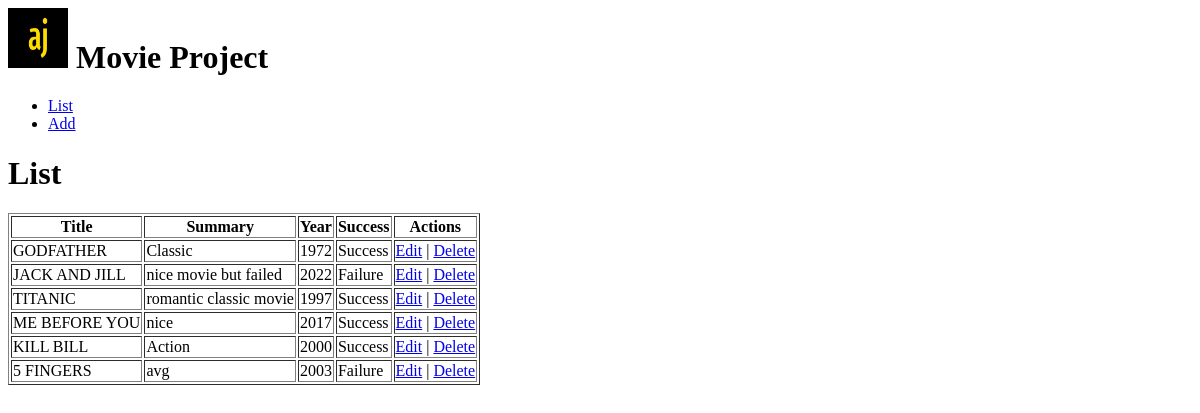
The page /list/ on the database as committed earlier.
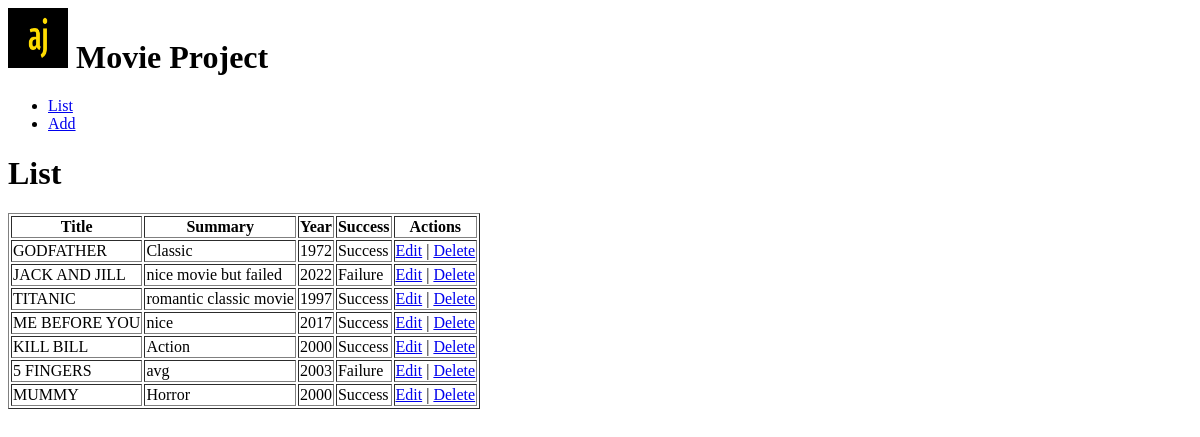
The same page on the database as committed later.
### module2/models.py (models this page shows, shortened)
class moovie_tablepy(models.Model):
    Title=models.CharField(max_length=100)
    Year=models.IntegerField()
    Summary=models.TextField(max_length=1000)
    Success=models.BooleanField()

### module2/views.py (the view)
# urls.py: path('list/', views.print_hello),
def print_hello(request):
    movie_data= moovie_tablepy.objects.all()
    return render(request,'list.html', {'movies': movie_data})

### templates/list.html
{% extends "header.html" %}
{% block codeblock %}
<h1>List</h1>
<table border="1">
  <thead>
    <tr>
      <th>Title</th>
      <th>Summary</th>
      <th>Year</th>
      <th>Success</th>
      <th>Actions</th>
    </tr>
  </thead>
  <tbody>
    {% for movie_obj in movies %}
    <tr>
      <td>{{ movie_obj.Title | upper }}</td>
      <td>{{ movie_obj.Summary | default:'No data available' }}</td>
      <td>{{ movie_obj.Year }}</td>
      <td>
        {% if movie_obj.Success %}
          Success
        {% else %}
          Failure
        {% endif %}
      </td>
      <td>
        <a href="/edit/{{ movie_obj.id}}">Edit</a> |
        <a href="/delete/{{ movie_obj.id}}">Delete</a>
      </td>
    </tr>
    {% endfor %}
  </tbody>
</table>
{% endblock %}

### templates/header.html
{%load static%}
<h1> <img src="{% static 'img/aj-high-resolution-logo.png' %}" alt="" width="60" height="60"><b> Movie Project</b></h1>
<Ul>
    <li><a href="/list">List</a></li>
    <li><a href="/add">Add</a></li>
</Ul>
{% block codeblock %}
{% endblock %}

Rows that differ between the two databases and show on the page:
added moovie_tablepy: Title "MUMMY", Summary "Horror", Year "2000", Success "Success"
